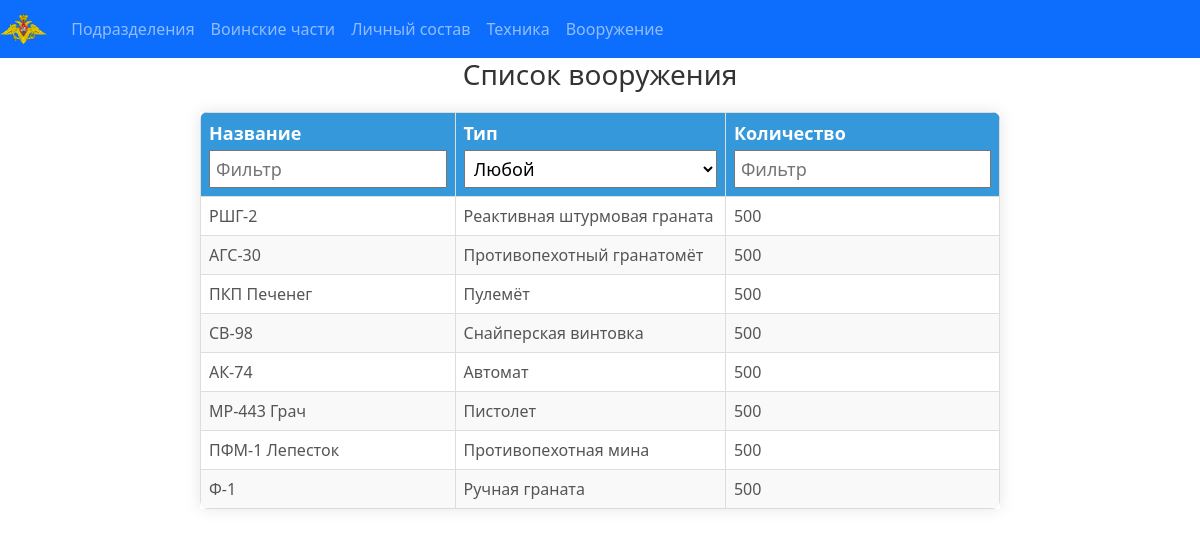
The page /MillitaryDistrict/weapon.php on the database its author committed.
### tables this page shows
CREATE TABLE `weapon` (
  `id` int NOT NULL,
  `name` varchar(255) DEFAULT NULL,
  `type` int NOT NULL,
  `amount` int DEFAULT NULL
);

CREATE TABLE `weapon_type` (
  `id` int NOT NULL,
  `name` varchar(50) NOT NULL
);

### MillitaryDistrict/weapon.php (the view, shortened to what this page needs)
<?php
require 'shared/header.php';
require 'db_connect/db_connection.php';
$sql = "SELECT
                w.id,
                w.name,
                wt.name as type,
                w.amount
            FROM
                weapon w
            LEFT JOIN weapon_type wt ON w.type = wt.id
            GROUP BY w.id";
try {
    $stmt = $pdo->query($sql);
    if ($stmt->rowCount() > 0) {
        echo '<h2>Список вооружения </h2>';
        echo '<div class="table-container">
                <table>
                    <thead>
                        <tr>
                            <th>Название <input type="text" id="name_filter" placeholder="Фильтр"></th>
                            <th>Тип
                                <select id="type_filter">
                                    <option value="">Любой</option>';
        echo '          </select>
                            </th>
                            <th>Количество <input type="number" id="amount_filter" placeholder="Фильтр" min="1"></th>
                        </tr>
                    </thead>
                    <tbody>';
        while ($row = $stmt->fetch(PDO::FETCH_ASSOC)) {
            echo "<tr data-type-id='" . htmlspecialchars($row['type']) . "'>
                    <td>" . htmlspecialchars($row['name']) . "</td>
                    <td>" . htmlspecialchars($row['type']) . "</td>
                    <td>" . htmlspecialchars($row['amount']) . "</td>
                  </tr>";
        }
        echo '</tbody>
              </table>
            </div>';
    } else {
        echo "Нет данных для отображения.";
    }
} catch (PDOException $e) {
    echo "Ошибка при выборке данных: " . $e->getMessage();
}
?>
<link href="../css/style.css" rel="stylesheet">

### MillitaryDistrict/css/style.css (style rules this page uses)
h2 { text-align: center; color: #333; font-size: 28px; margin-bottom: 20px; }
.table-container { width: 90%; margin: 0 auto; overflow-x: auto; box-shadow: 0 0 15px rgba(0, 0, 0, 0.1); }
table { width: 100%; border-collapse: collapse; background-color: #fff; border-radius: 8px; overflow: hidden; }
th, td { padding: 12px 15px; text-align: left; }
th { background-color: #3498db; color: #ffffff; font-size: 18px; }
td { font-size: 16px; color: #555; }
tr:nth-child(even) { background-color: #f9f9f9; }

### MillitaryDistrict/shared/header.php (style rules this page uses)
h2 { text-align: center; color: #333; font-size: 28px; margin-bottom: 20px; }
.table-container { width: 90%; margin: 0 auto; overflow-x: auto; box-shadow: 0 0 15px rgba(0, 0, 0, 0.1); }
table { width: 100%; border-collapse: collapse; background-color: #fff; border-radius: 8px; overflow: hidden; }
th, td { padding: 12px 15px; text-align: left; }
th { background-color: #3498db; color: #ffffff; font-size: 18px; }
td { font-size: 16px; color: #555; }
tr:nth-child(even) { background-color: #f9f9f9; }

### MillitaryDistrict/weapon.php (style rules this page uses)
.table-container { max-width: 800px; margin: 20px auto; }
table { width: 100%; border-collapse: collapse; }
table th, table td { border: 1px solid #ddd; padding: 8px; text-align: left; }
table th { background-color:#3498db; }
input[type="text"], input[type="number"], select { width: 100%; padding: 5px; margin-top: 5px; }

### rows shown on the page
weapon: name "РШГ-2", type.name "Реактивная штурмовая граната", amount "500"
weapon: name "АГС-30", type.name "Противопехотный гранатомёт", amount "500"
weapon: name "ПКП Печенег", type.name "Пулемёт", amount "500"
weapon: name "СВ-98", type.name "Снайперская винтовка", amount "500"
weapon: name "АК-74", type.name "Автомат", amount "500"
weapon: name "MP-443 Грач", type.name "Пистолет", amount "500"
weapon: name "ПФМ-1 Лепесток", type.name "Противопехотная мина", amount "500"
weapon: name "Ф-1", type.name "Ручная граната", amount "500"
